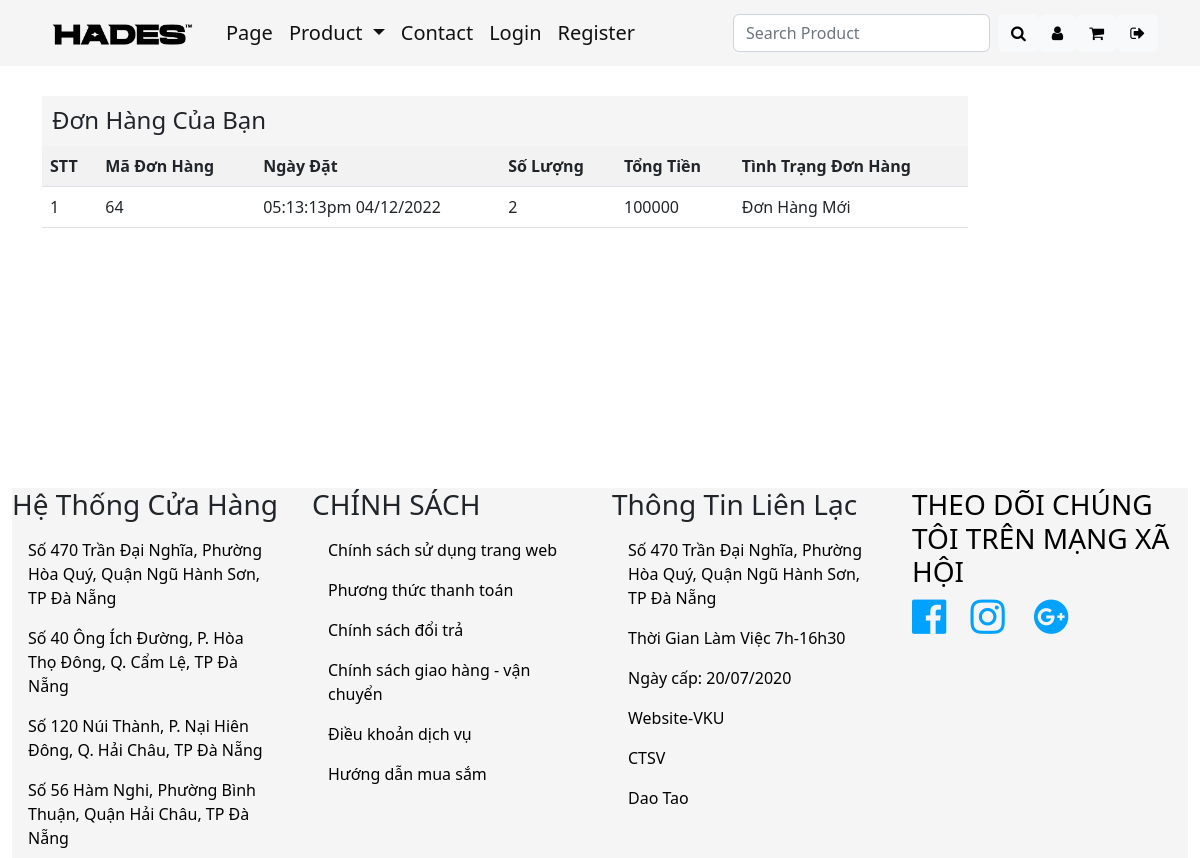
Page /ban_hang/controller_user/index.php?act=mybill (signed in) on the committed database.
### tables this page shows
CREATE TABLE `bill` (
  `IDBILL` int(30) NOT NULL,
  `NAMEBILL` varchar(30) NOT NULL,
  `BILLDIACHI` varchar(50) NOT NULL,
  `BILLSDT` varchar(50) NOT NULL,
  `BILLPTTT` tinyint(1) NOT NULL DEFAULT 1 COMMENT '1 THANH TOÁN TRỰC TIẾP 2 CHUYỂN KHOẢN 3 THANH TOÁN ONLINE',
  `NGAYDATHANG` varchar(50) NOT NULL,
  `TONGBILL` int(100) NOT NULL DEFAULT 0,
  `BILLTTDH` tinyint(1) NOT NULL DEFAULT 0 COMMENT '0 ĐƠN HÀNG MỚI 1 ĐANG XỬ LÝ 2 ĐANG GIAO HÀNG 3 ĐÃ GIAO HÀNG',
  `CHAPNHANTEN` varchar(200) NOT NULL,
  `CHAPNHANDIACHI` varchar(200) NOT NULL,
  `CHAPNHANSDT` varchar(200) NOT NULL,
  `IDUSER` tinyint(4) NOT NULL DEFAULT 0
);

### ban_hang/model/pdo.php (called while the page is built, shortened)
<?php
function pdo_get_connection(){
    $dburl = "mysql:host=localhost;dbname=banhang;charset=utf8";
    $username = 'root';
    $password = '';
    $conn = new PDO($dburl, $username, $password);
    $conn->setAttribute(PDO::ATTR_ERRMODE, PDO::ERRMODE_EXCEPTION);
    return $conn;
}
function pdo_query($sql){
    $sql_args = array_slice(func_get_args(), 1);
    try{
        $conn = pdo_get_connection();
        $stmt = $conn->prepare($sql);
        $stmt->execute($sql_args);
        $rows = $stmt->fetchAll();
        return $rows;
    }
    catch(PDOException $e){
        throw $e;
    }
    finally{
        unset($conn);
    }
}

### ban_hang/model/cart.php (called while the page is built, shortened)
<?php
function loadALL_bilL($iduser)
{
    $sql = "SELECT * FROM BILL WHERE IDUSER=" . $iduser;
    $bill = pdo_query($sql);
    return $bill;
}
function layttdh($n)
{
    switch ($n) {
        case "0":
            $tt = "Đơn Hàng Mới";
            break;
    }
    return $tt;
}
function load_soluongcart($idbill)
{
    $sql = "SELECT * FROM CART WHERE IDBILL=" . $idbill;
    $bill = pdo_query($sql);
    return sizeof($bill);
}
?>

### ban_hang/view_user/cart/mybill.php (the view)
<div class="container">
    <div class="row">
        <div class="col-md-10">
            <div class="khung-dhct">
                 <div class="dhcb">
                        <h4>Đơn Hàng Của Bạn</h4>
                 </div>
                 <table class="table table-striped table-hover bang-dhct">
                    <tr>
                        <th>STT</th>
                        <th>Mã Đơn Hàng</th>
                        <th>Ngày Đặt</th>
                        <th>Số Lượng </th>
                        <th>Tổng Tiền</th>
                        <th>Tình Trạng Đơn Hàng</th>
                    </tr>
                <?php
                   if(is_array($listbill))
                   {
                    $i=1;
                    foreach ($listbill as $bill) {
                        extract($bill);
                        $TTDH=layttdh($bill['BILLTTDH']);
                        $count=load_soluongcart($bill['IDBILL']);
                       echo '
                       <tr>
                       <td>'.$i.'</td>
                       <td>'.$bill['IDBILL'].'</td>
                       <td>'.$bill['NGAYDATHANG'].'</td>
                       <td>'. $count.'</td>
                       <td>'.$bill['TONGBILL'].'</td>
                       <td>'.$TTDH.'</td>
                   </tr>';
                   $i++;
                    }
                   }
                ?>
                 </table>
            </div>
        </div>
    </div>
    <div class="row">
        <div class="col-md-12">
            <div class="khungbaycao">
            </div>
        </div>
    </div>
</div>

### ban_hang/css/style_user.css (style rules this page uses)
.khungbaycao { height: 230px; }
.khung-dhct { height: auto; margin-top: 30px; margin-bottom: 30px; }
.dhcb { height: 50px; background-color: whitesmoke; padding: 10px; }
.bang-dhct { width: 100%; height: 40px; }

### rows in the picture
bill: IDBILL "64", NGAYDATHANG "05:13:13pm 04/12/2022", count "2", TONGBILL "100000", BILLTTDH "Đơn Hàng Mới"
